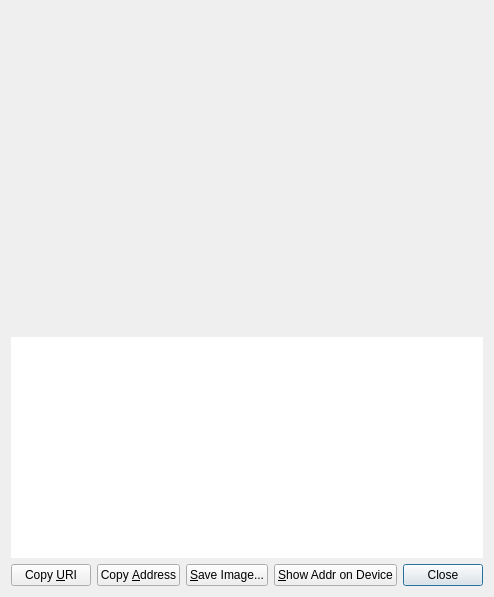
<?xml version="1.0" encoding="UTF-8"?>
<ui version="4.0">
 <class>ReceiveRequestDialog</class>
 <widget class="QDialog" name="ReceiveRequestDialog">
  <property name="geometry">
   <rect>
    <x>0</x>
    <y>0</y>
    <width>487</width>
    <height>597</height>
   </rect>
  </property>
  <layout class="QVBoxLayout" name="verticalLayout_3">
   <item>
    <widget class="QRImageWidget" name="lblQRCode">
     <property name="sizePolicy">
      <sizepolicy hsizetype="Expanding" vsizetype="Fixed">
       <horstretch>0</horstretch>
       <verstretch>0</verstretch>
      </sizepolicy>
     </property>
     <property name="minimumSize">
      <size>
       <width>300</width>
       <height>320</height>
      </size>
     </property>
     <property name="toolTip">
      <string>QR Code</string>
     </property>
     <property name="textFormat">
      <enum>Qt::PlainText</enum>
     </property>
     <property name="alignment">
      <set>Qt::AlignCenter</set>
     </property>
     <property name="wordWrap">
      <bool>true</bool>
     </property>
    </widget>
   </item>
   <item>
    <widget class="QTextEdit" name="outUri">
     <property name="sizePolicy">
      <sizepolicy hsizetype="Expanding" vsizetype="Expanding">
       <horstretch>0</horstretch>
       <verstretch>0</verstretch>
      </sizepolicy>
     </property>
     <property name="minimumSize">
      <size>
       <width>0</width>
       <height>50</height>
      </size>
     </property>
     <property name="frameShape">
      <enum>QFrame::NoFrame</enum>
     </property>
     <property name="frameShadow">
      <enum>QFrame::Plain</enum>
     </property>
     <property name="tabChangesFocus">
      <bool>true</bool>
     </property>
     <property name="textInteractionFlags">
      <set>Qt::TextSelectableByKeyboard|Qt::TextSelectableByMouse</set>
     </property>
    </widget>
   </item>
   <item>
    <layout class="QHBoxLayout" name="horizontalLayout">
     <item>
      <widget class="QPushButton" name="btnCopyURI">
       <property name="text">
        <string>Copy &amp;URI</string>
       </property>
       <property name="autoDefault">
        <bool>false</bool>
       </property>
      </widget>
     </item>
     <item>
      <widget class="QPushButton" name="btnCopyAddress">
       <property name="text">
        <string>Copy &amp;Address</string>
       </property>
       <property name="autoDefault">
        <bool>false</bool>
       </property>
      </widget>
     </item>
     <item>
      <widget class="QPushButton" name="btnSaveAs">
       <property name="text">
        <string>&amp;Save Image...</string>
       </property>
       <property name="autoDefault">
        <bool>false</bool>
       </property>
      </widget>
     </item>
     <item>
      <widget class="QPushButton" name="btnShowAddr">
       <property name="text">
        <string>&amp;Show Addr on Device</string>
       </property>
       <property name="autoDefault">
        <bool>false</bool>
       </property>
      </widget>
     </item>
     <item>
      <spacer name="horizontalSpacer_2">
       <property name="orientation">
        <enum>Qt::Horizontal</enum>
       </property>
       <property name="sizeHint" stdset="0">
        <size>
         <width>40</width>
         <height>20</height>
        </size>
       </property>
      </spacer>
     </item>
     <item>
      <widget class="QDialogButtonBox" name="buttonBox">
       <property name="standardButtons">
        <set>QDialogButtonBox::Close</set>
       </property>
      </widget>
     </item>
    </layout>
   </item>
  </layout>
 </widget>
 <customwidgets>
  <customwidget>
   <class>QRImageWidget</class>
   <extends>QLabel</extends>
   <header>receiverequestdialog.h</header>
  </customwidget>
 </customwidgets>
 <resources/>
 <connections>
  <connection>
   <sender>buttonBox</sender>
   <signal>rejected()</signal>
   <receiver>ReceiveRequestDialog</receiver>
   <slot>reject()</slot>
   <hints>
    <hint type="sourcelabel">
     <x>452</x>
     <y>573</y>
    </hint>
    <hint type="destinationlabel">
     <x>243</x>
     <y>298</y>
    </hint>
   </hints>
  </connection>
  <connection>
   <sender>buttonBox</sender>
   <signal>accepted()</signal>
   <receiver>ReceiveRequestDialog</receiver>
   <slot>accept()</slot>
   <hints>
    <hint type="sourcelabel">
     <x>452</x>
     <y>573</y>
    </hint>
    <hint type="destinationlabel">
     <x>243</x>
     <y>298</y>
    </hint>
   </hints>
  </connection>
 </connections>
</ui>
